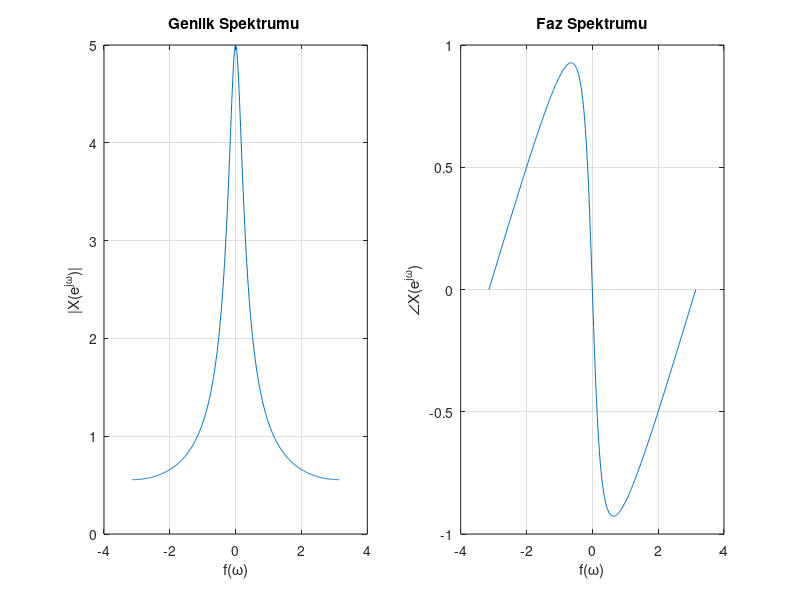

Here is the MATLAB script that generated this plot: (Note: this script raises an error after producing the figure.)
% Mehmet ALTINTAŞ 1901022065
% ELM 264 PROJE 2- PROBLEM 2_a
% Frekans aralığı
omega = linspace(-pi, pi, 400);

% Genlik spektrumu
X_mag = 1 ./ sqrt((1 - 0.8 * cos(omega)).^2 + (0.8 * sin(omega)).^2);

% Faz spektrumu
X_phase = -atan2(0.8 * sin(omega), 1 - 0.8 * cos(omega));

% Genlik spektrumunu çizelim
figure('Position', [100, 100, 1000, 400]);

subplot(1, 2, 1);
plot(omega, X_mag);
title('Genlik Spektrumu ');
xlabel('f(ω)');
ylabel('|X(e^{jω})|');
grid on;

% Faz spektrumunu çizelim
subplot(1, 2, 2);
plot(omega, X_phase);
title('Faz Spektrumu');
xlabel('f(ω)');
ylabel('∠X(e^{jω})');
grid on;

sgtitle(' x[n] işaretinin Genlik ve Faz Spektrumu');

